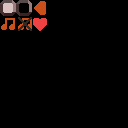

A level layout from a 2D game, rendered from its tile map. Below: a short description, then the map file with tile-grid data replaced by summaries:
An orthogonal 8x8 tile map with 16x16 px tiles, 1 tile layer (Tile Layer 1) and 6 objects (4x image, 2x 9patch).

<map version="1.0" orientation="orthogonal" renderorder="right-up" width="8" height="8" tilewidth="16" tileheight="16" nextobjectid="8">
 <tileset firstgid="1" name="style" tilewidth="16" tileheight="16" tilecount="64" columns="8">
  <image source="style.png" width="128" height="128" />
 </tileset>
 <layer name="Tile Layer 1" width="8" height="8">
  <data>[64 cells, 7 non-empty, 7 distinct tile ids]</data>
 </layer>
 <objectgroup name="Object Layer 1">
  <object id="1" name="round" type="9patch" x="0" y="0" width="16" height="16" />
  <object id="2" name="round-down" type="9patch" x="16" y="0" width="16" height="16" />
  <object id="3" name="back" type="image" x="32" y="0" width="16" height="16" />
  <object id="4" name="unmute" type="image" x="0" y="16" width="16" height="16" />
  <object id="5" name="mute" type="image" x="16" y="16" width="16" height="16" />
  <object id="6" name="heart" type="image" x="32" y="16" width="16" height="16" />
 </objectgroup>
</map>
